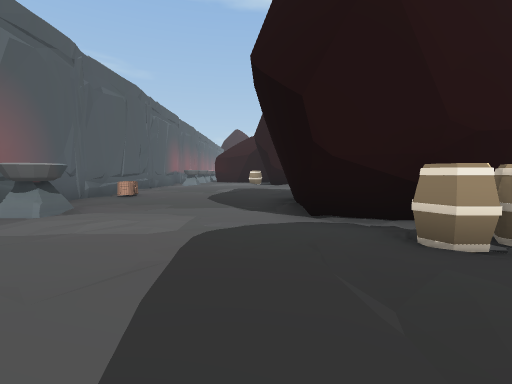
[1] (above)

20 first-person views from a walk through a Unity game level. The camera is 1.3 m above the floor, tilts 4° down and sees 85° across. The floor is counted in squares, 2 m on a side. Each view is taken from the middle of a square. On the plan, view 1 faces up. The plan holds only what a view shows up to about 9 squares ahead; the rest is blank. The place goes on beyond the plan. The player character is not drawn. Some animated figures are not drawn. Some surface patterns are stand-ins.

[2]
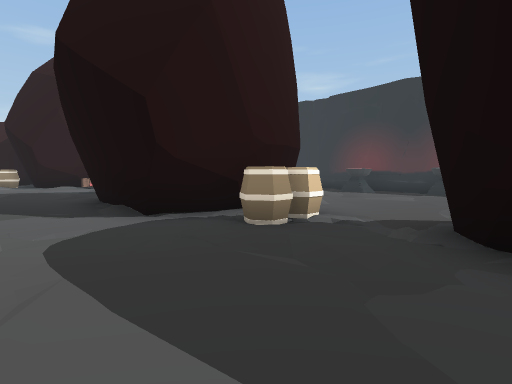

[3]
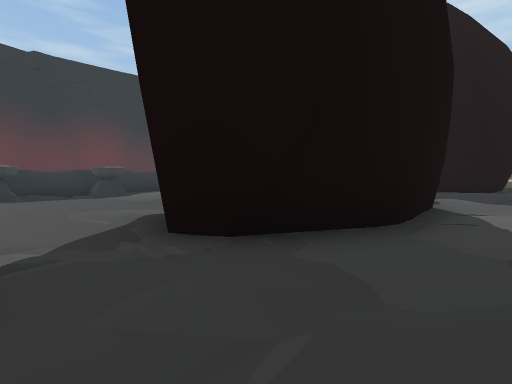

[4]
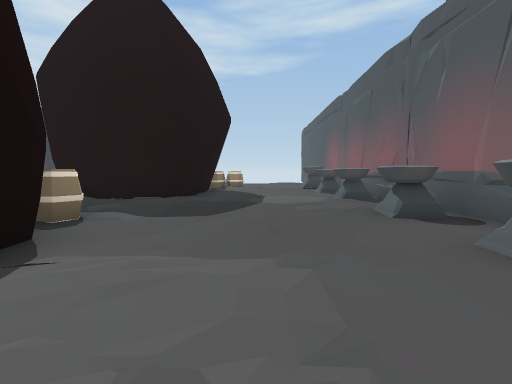

[5]
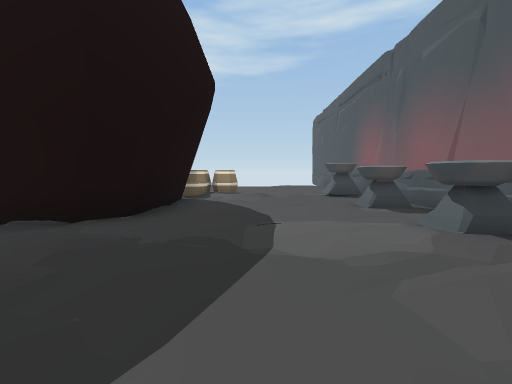

[6]
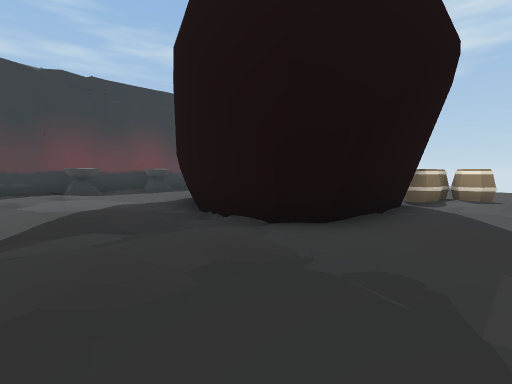

[7]
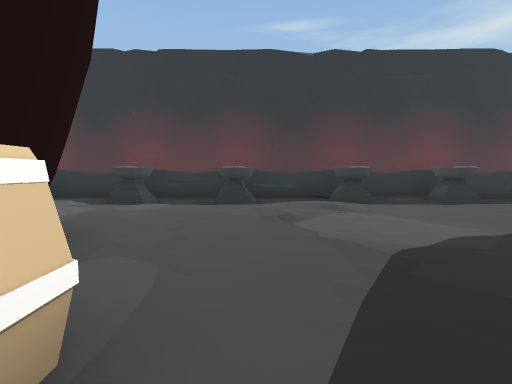

[8]
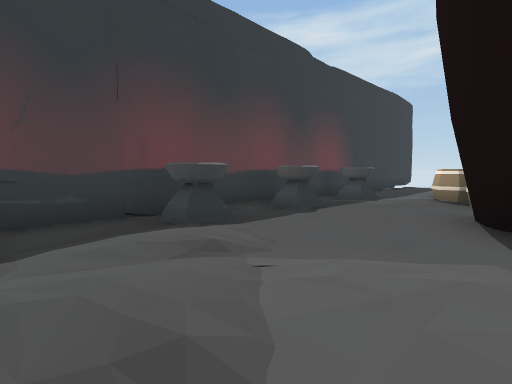

[9]
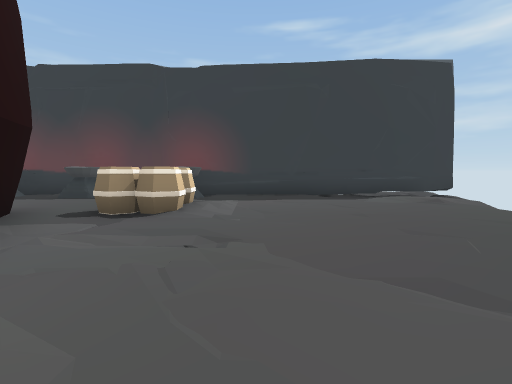

[10]
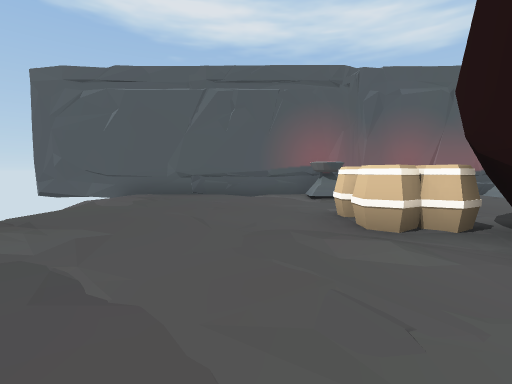

[11]
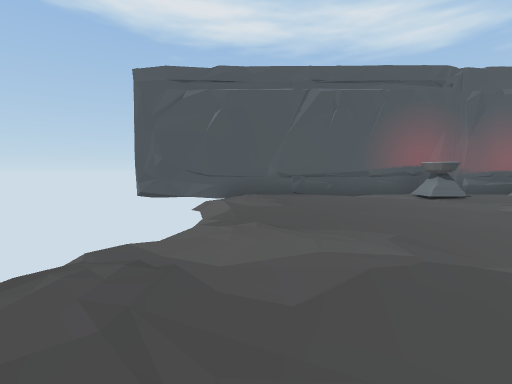

[12]
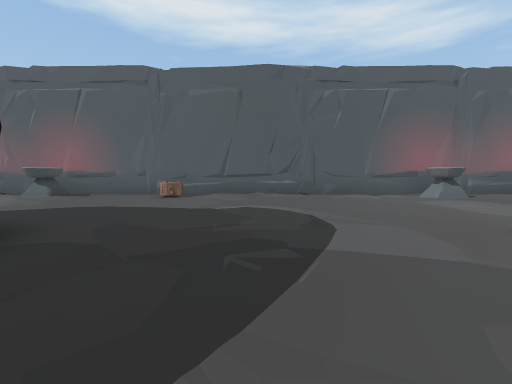

[13]
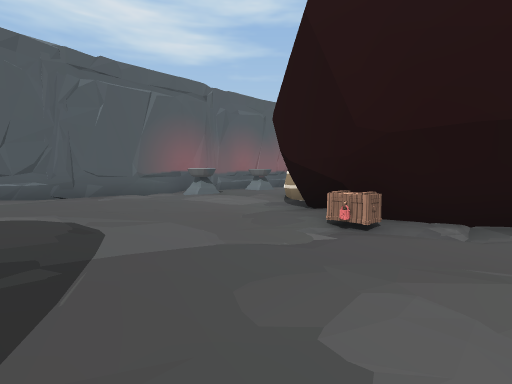

[14]
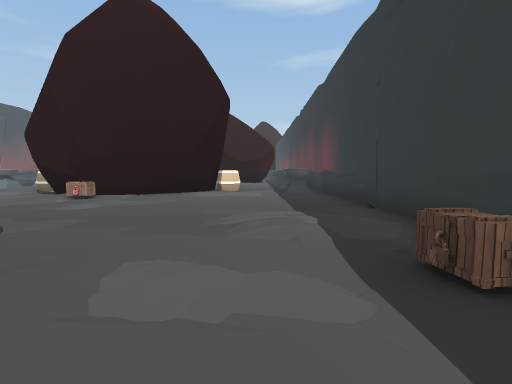

[15]
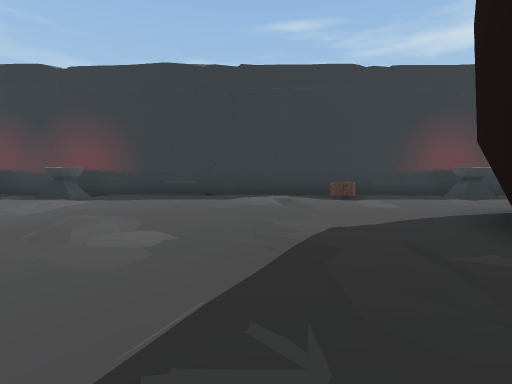

[16]
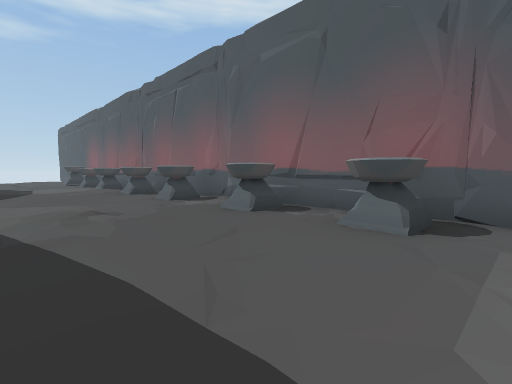

[17]
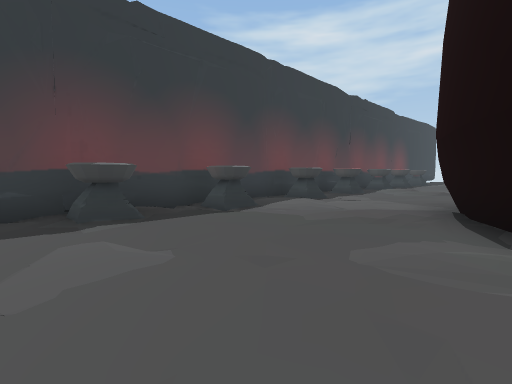

[18]
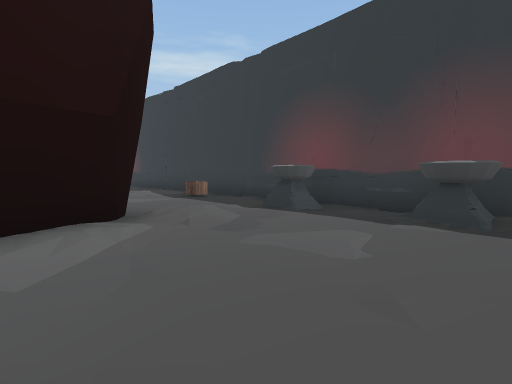

[19]
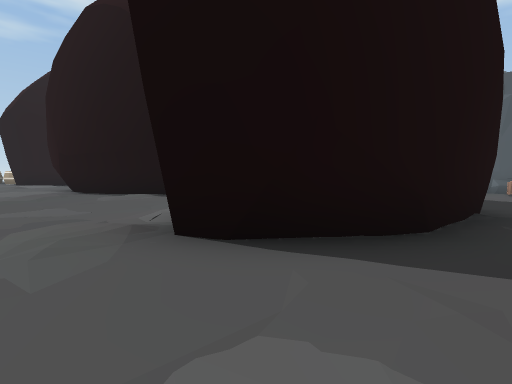

[20]
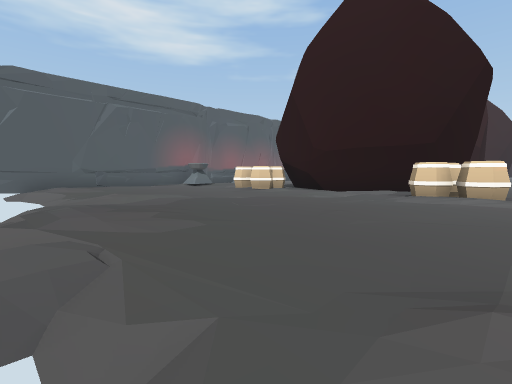

### Floor plan
Key: @ floor where view 1 was taken; # wall or solid block; x gap in a wall; . main floor; : floor 0.25 m higher than the main floor; - floor 0.25 m lower than the main floor; / step, stairs or slope; C chest; B barrel; O other object.
Columns run from 5 left of view 1 to 10 right of it. Each row starts with its distance up from view 1.
 15  OO..B  ### .O #
 14 #/..:.###..:...#
 13 #......C.......#
 12 #..............#
 11 #..............#
 10 #....:......./.#
  9 #...././..../..#
  8 #C...........C.#
  7 #.....####.....#
  6 #.....#  ##....#
  5 #.....#  ##////#
  4 #OO...####/..O.#
  3 #../...BB......#
  2 #OO..........O.#
  1 #............//#
  0 #....@.##....//#
 -1 #OO./.####...O.#
 -2 #./...#  ##..:.#
 -3 #OO../## ##/.O.#
 -4 #......####....#
 -5 #xO....BB....O.#
 -6 #.O.../......O.#
 -7 #.....:..././..#
 -8 #OO:..///..//O.#
 -9 #.....####.....#
-10 #xO...#  ##..O.#
-11 #.O...#  ##..O.#
-12 #.....####....-#
-13 #OO./BB...BB.O.#
-14 #./........:...#
-15 #-.............#
-16 #..............#
-17 #..............#
-18 #...../....../.#
-19 ##//  /...../..#
-20  #      /// //##
-21               #

Positions as (right, up) in squares from view 1, and headings:
1: (0, 0), facing up
2: (-1, 0), facing up-right
3: (0, 2), facing down-right
4: (-1, -1), facing down
5: (-1, -5), facing down
6: (-1, -6), facing down-right
7: (2, -6), facing right
8: (5, -6), facing down-right
9: (1, -15), facing right
10: (4, -15), facing left
11: (4, -18), facing left
12: (4, 10), facing left
13: (4, 10), facing up-left
14: (7, 6), facing up
15: (1, 10), facing right
16: (0, 3), facing down-left
17: (4, 3), facing down-right
18: (4, 1), facing up-right
19: (7, 8), facing down-left
20: (7, -20), facing up-left
